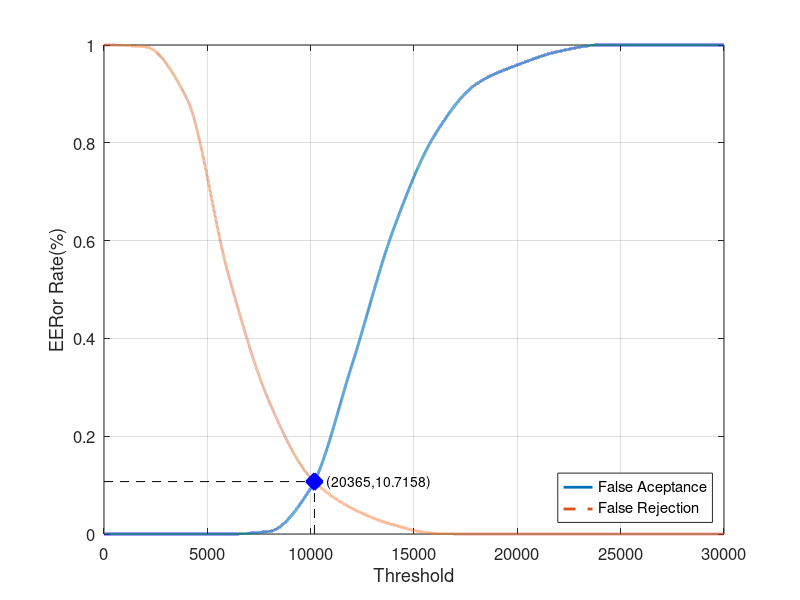
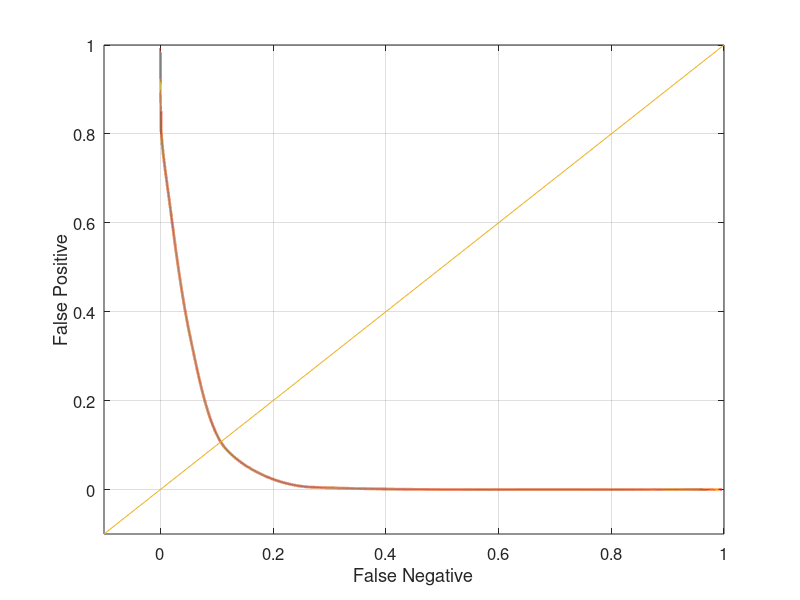

MATLAB code to generate these figures, in order:
close all;
clear;
clc;
x = 0:2000:30000;
xq = 0:0.5:30000;

y0 = [0 0 0 0 0.00526316 0.0934211 0.346053 0.622368 0.815789 0.919737 0.959211 0.986842 1 1 1 1]
yy0 = interp1(x, y0, xq, 'pchip');
y1 = [1 0.99625 0.89125 0.53375 0.27 0.115 0.0525 0.01875 0.00125 0 0 0 0 0 0 0]
yy1 = interp1(x, y1, xq, 'pchip');

% Calculating EER: 
y2 = abs(y0 - y1);
find(y2 == min(y2))
yy2 = abs(yy0 - yy1);
xEER = find(yy2 == min(yy2));
xEERIndex = xq(xEER) % X-axis EER
yEER = yy0(xEER) % Y-axis EER

main = figure
plot(xq, yy0,'-','LineWidth', 2);	hold on
plot(xq, yy1,'--','LineWidth', 2);	hold on
plot([xEERIndex xEERIndex], [0 yEER], 'k--');	hold on
plot([0 xEERIndex], [yEER yEER], 'k--');	hold on
plot(xEERIndex, yEER, 'bx', 'LineWidth', 10);	hold on
text(xEERIndex, yEER,strcat('    (', num2str(xEER), ', ', num2str(yEER * 100), ')'))
legend('False Aceptance', 'False Rejection', 'Location', 'SouthEast')
xlabel('Threshold')
ylabel('EERor Rate(%)')
set(gca, 'FontSize', 12)
axis([0 30000 0 1])
grid on

print(main, 'Average5Main', '-dpng');
FNRxFPR = figure('Color', [1 1 1]);
plot(yy1, yy0, '-', yy1, yy0, 'LineWidth', 2);
hold on
y = -0.1:0.1:1
plot(y, y); 
set(gca, 'FontSize', 12)
xlabel('False Negative')
ylabel('False Positive')
axis([-0.1 1 -0.1 1])
set(gca, 'FontSize', 12)
grid on

print(FNRxFPR, 'Average5FNRxFPR','-dpng');
